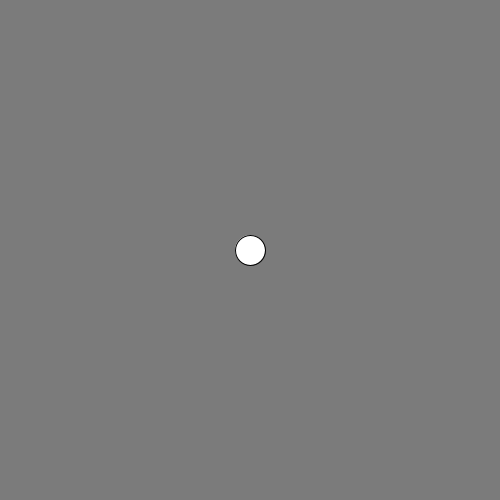
Frame 1 (no input)
Frame 60 (the mouse pressed at the canvas centre just before this capture): identical to frame 1, image omitted
Frame 120 (the mouse held since frame 60 and released just before this capture): identical to frame 1, image omitted

The Processing sketch that drew this single still picture (run headless with seeded random() and noise(); from frame 60 on, the mouse is pressed at the canvas centre):

// Processing sketch: mouse_drag_0
// ── mouse_drag_0.pde
float x, y;
float sz;

void setup() {
  size(500, 500);
  x = 250;
  y = 250;
  sz = 30;
}

void draw() {
  background(123);
  
  if (mousePressed) {
    float d = dist(mouseX, mouseY, x, y);
    if (d < sz/2) {
      // issues: 1.it jumps; 2.not following at high speed/small size
      x = mouseX;
      y = mouseY;
    }
  }
  
  ellipse(x, y, sz, sz);
}
